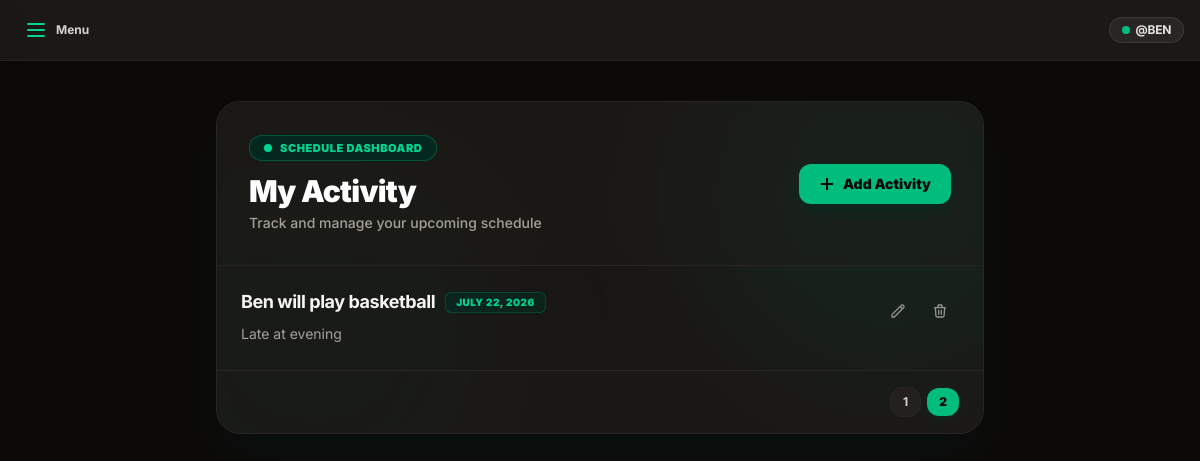
Page /myactivity/?page=2 (signed in) on the committed database.
### schedule_app/models.py (models this page shows, shortened)
class Activity(models.Model):
    member = models.ForeignKey(Member, on_delete=models.CASCADE, related_name='activities', null=True)
    title = models.CharField(max_length=100)
    description = models.TextField()
    activity_date = models.DateField(null=True, blank=True)
    created_at = models.DateTimeField(auto_now_add=True)
    updated_at = models.DateTimeField(auto_now=True)
    class Meta:
        ordering = ['-created_at']

### schedule_app/views.py (the view)
# urls.py: path('myactivity/', views.myactivity, name='myactivity'),
@login_required
def myactivity(request):
    if request.method == 'POST':
        form = ActivityForm(request.POST)
        if form.is_valid():
            activity = form.save(commit=False)
            activity.member = request.user.member
            activity.save()
            return redirect('myactivity')
    else:
        form = ActivityForm()
    activities = Activity.objects.filter(member=request.user.member).order_by('-created_at')
    paginator = Paginator(activities, 3)
    page_number = request.GET.get('page')
    page_obj = paginator.get_page(page_number)
    context = {
        'form': form,
        'page_obj': page_obj,
    }
    return render(request, 'activity.html', context)

### schedule_app/templates/activity.html (shortened to what this page needs)
{% extends 'master.html' %}
{% block content %}
{% include 'includes/sidebar.html' %}
{% include 'includes/logoutmodal.html' %}
<div class="min-h-screen py-10 px-4 sm:px-6 lg:px-8 bg-stone-950 text-stone-100 antialiased selection:bg-emerald-500 selection:text-stone-950">
  <div class="max-w-3xl mx-auto bg-stone-900/90 border border-stone-800 rounded-3xl shadow-2xl shadow-emerald-950/20 backdrop-blur-xl relative overflow-hidden">
    <div class="rounded-3xl flex flex-col relative z-10">
      <div class="p-6 sm:p-8 border-b border-stone-800 bg-stone-900/60 backdrop-blur-md flex flex-col sm:flex-row sm:items-center justify-between gap-4">
        <div>
          <div class="inline-flex items-center gap-2 text-[11px] font-black tracking-wider uppercase text-emerald-400 bg-emerald-950/80 border border-emerald-800/80 rounded-full px-3.5 py-1 mb-3">
            <span class="w-2 h-2 rounded-full bg-emerald-400 animate-pulse"></span>
            Schedule Dashboard
          </div>
          <h1 class="text-2xl sm:text-3xl font-black text-white tracking-tight">
            My Activity
          </h1>
          <p class="text-xs sm:text-sm text-stone-400 mt-1 font-medium">
            Track and manage your upcoming schedule
          </p>
        </div>
        <div class="flex items-center">
          <button
            type="button"
            class="inline-flex items-center justify-center gap-2 bg-emerald-500 hover:bg-emerald-400 text-stone-950 text-xs sm:text-sm font-black px-5 py-2.5 rounded-xl shadow-lg shadow-emerald-950/50 transition-all duration-200 cursor-pointer active:scale-95"
            onclick="openAddActivityModal()"
          >
            <svg class="w-4 h-4 stroke-[3]" fill="none" stroke="currentColor" viewBox="0 0 24 24">
              <path stroke-linecap="round" stroke-linejoin="round" d="M12 4v16m8-8H4" />
            </svg>
            <span>Add Activity</span>
          </button>
        </div>
      </div>
      <ul class="divide-y divide-stone-800/80 bg-stone-900/30">
        {% for x in page_obj %}
        <li class="group flex items-start justify-between gap-4 p-5 sm:p-6 hover:bg-stone-800/40 transition-all duration-150 transform-gpu">
          <div class="flex-1 min-w-0">
            <div class="flex flex-wrap items-center gap-2.5 mb-2">
              <h2 class="font-bold text-base sm:text-lg text-stone-100 leading-snug tracking-tight group-hover:text-emerald-300 transition-colors">
                {{ x.title }}
              </h2>
              <span class="inline-flex items-center text-[10px] font-black uppercase tracking-wider text-emerald-400 bg-emerald-950/60 border border-emerald-800/60 rounded-md px-2.5 py-0.5">
                {{ x.activity_date }}
              </span>
            </div>
            <div class="text-xs sm:text-sm text-stone-400 leading-relaxed font-normal line-clamp-2 schedule-description">
              {{ x.description }}
            </div>
          </div>
          <div class="flex items-center gap-1 flex-none pt-0.5 opacity-90 group-hover:opacity-100 transition-opacity">
            <button
              type="button"
              class="p-2.5 rounded-xl text-stone-400 hover:text-emerald-300 hover:bg-emerald-950/50 border border-transparent hover:border-emerald-800/60 transition-all cursor-pointer active:scale-95"
              data-id="{{ x.id }}"
              data-title="{{ x.title }}"
              data-description="{{ x.description }}"
              data-date="{{ x.activity_date|date:'Y-m-d' }}"
              onclick="edit_activity(this)"
              title="Edit"
            >
              <svg class="w-4 h-4" fill="none" stroke="currentColor" viewBox="0 0 24 24">
                <path stroke-linecap="round" stroke-linejoin="round" stroke-width="2" d="M15.232 5.232l3.536 3.536m-2.036-5.036a2.5 2.5 0 113.536 3.536L6.5 21.036H3v-3.572L16.732 3.732z" />
              </svg>
            </button>
            <button
              type="button"
              class="p-2.5 rounded-xl text-stone-400 hover:text-rose-400 hover:bg-rose-950/40 border border-transparent hover:border-rose-900/60 transition-all cursor-pointer active:scale-95"
              data-title="{{ x.title|escapejs }}"
              data-url="{% url 'delete_activity' x.id %}"
              onclick="openDeleteModal(this)"
              title="Delete"
            >
              <svg class="w-4 h-4" fill="none" stroke="currentColor" viewBox="0 0 24 24">
                <path stroke-linecap="round" stroke-linejoin="round" stroke-width="2" d="M19 7l-.867 12.142A2 2 0 0116.138 21H7.862a2 2 0 01-1.995-1.858L5 7m5 4v6m4-6v6m1-10V4a1 1 0 00-1-1h-4a1 1 0 00-1 1v3M4 7h16"/>
              </svg>
            </button>
          </div>
        </li>
        {% endfor %}
      </ul>
      {% if page_obj.paginator.num_pages > 1 %}
      <div class="flex justify-end items-center gap-1.5 py-4 px-6 border-t border-stone-800 bg-stone-900/60">
        {% for num in page_obj.paginator.page_range %}
        {% if page_obj.number == num %}
        <span class="px-3 py-1.5 rounded-xl bg-emerald-500 text-stone-950 text-xs font-black shadow-md shadow-emerald-950/40">
          {{ num }}
        </span>
        {% else %}
        <a
          href="?page={{ num }}"
          class="px-3 py-1.5 rounded-xl border border-stone-800 bg-stone-800/60 hover:bg-stone-800 text-stone-300 hover:text-white text-xs font-bold transition-all"
        >
          {{ num }}
        </a>
        {% endif %}
        {% endfor %}
      </div>
      {% endif %}
    </div>
  </div>
</div>
{% endblock %}

### schedule_app/templates/includes/sidebar.html (shortened to what this page needs)
<!DOCTYPE html>
<html lang="en">
  <head>
    <script src="https://cdn.jsdelivr.net/npm/@tailwindcss/browser@4"></script>
  </head>
  <body class="font-['Inter',sans-serif] antialiased bg-stone-900 min-h-screen text-stone-100 selection:bg-emerald-800 selection:text-emerald-100">
    <header class="bg-stone-900/90 border-b border-stone-800 backdrop-blur-md sticky top-0 z-30 px-4 py-2.5 flex items-center justify-between">
        <div class="flex items-center">
            <button
                type="button"
                onclick="toggleSidebar()"
                class="p-2 rounded-xl text-stone-300 hover:text-stone-100 hover:bg-stone-800 transition-colors focus:outline-none flex items-center gap-2 font-bold text-xs cursor-pointer"
                aria-label="Toggle Sidebar"
            >
                <svg class="w-6 h-6 text-emerald-400" fill="none" stroke="currentColor" viewBox="0 0 24 24">
                    <path stroke-linecap="round" stroke-linejoin="round" stroke-width="2" d="M4 6h16M4 12h16M4 18h16"/>
                </svg>
                <span class="hidden sm:inline">Menu</span>
            </button>
        </div>
        <div class="flex items-center">
            <span class="inline-flex items-center gap-1.5 px-3 py-1 bg-stone-800 border border-stone-700/80 rounded-full shadow-xs text-xs font-bold text-stone-200 tracking-tight">
                <span class="w-2 h-2 rounded-full bg-emerald-500 animate-pulse"></span>
                @{{ user.username|default:"arz" }}
            </span>
        </div>
    </header>
  </body>
</html>

### rows in the picture
Activity: title "Ben will play basketball", activity_date "JULY 22, 2026", description "Late at evening"

### other values in the picture
{{ user.username|default:"arz" }} "BEN"
{{ num }} "1"
{{ num }} "2"
